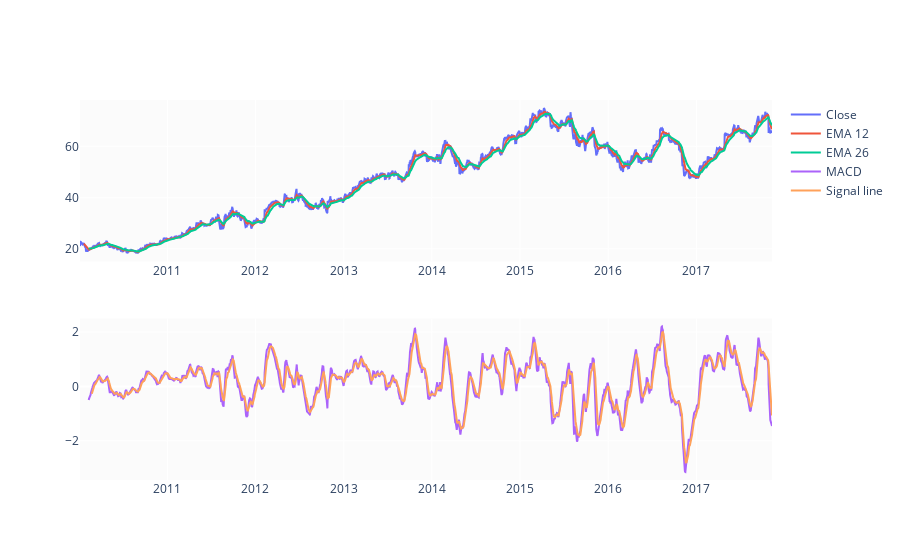

Notebook code for this chart:
### Markdown cell above
#### MACD

### Code cell
EMA_12 = pd.Series(df['Close'].ewm(span=12, min_periods=12).mean())
EMA_26 = pd.Series(df['Close'].ewm(span=26, min_periods=26).mean())
df['MACD'] = pd.Series(EMA_12 - EMA_26)
df['MACD_signal'] = pd.Series(df.MACD.ewm(span=9, min_periods=9).mean())

fig = make_subplots(rows=2, cols=1)
fig.add_trace(go.Scatter(x=df.Date, y=df.Close, name='Close'), row=1, col=1)
fig.add_trace(go.Scatter(x=df.Date, y=EMA_12, name='EMA 12'), row=1, col=1)
fig.add_trace(go.Scatter(x=df.Date, y=EMA_26, name='EMA 26'), row=1, col=1)
fig.add_trace(go.Scatter(x=df.Date, y=df['MACD'], name='MACD'), row=2, col=1)
fig.add_trace(go.Scatter(x=df.Date, y=df['MACD_signal'], name='Signal line'), row=2, col=1)
fig.show()

### Figure 1 — Plotly figure (JSON) as saved in the notebook; plotly's stock layout.template omitted (floating-point values rounded to 4 significant figures; data arrays with more than 128 entries replaced by an {"elided": "..."} marker saying what was removed)
{"data": [{"name": "Close", "type": "scatter", "x": {"elided": "1979 str values"}, "xaxis": "x", "y": {"elided": "1979 float values"}, "yaxis": "y"}, {"name": "EMA 12", "type": "scatter", "x": {"elided": "1979 str values"}, "xaxis": "x", "y": {"elided": "1979 float values"}, "yaxis": "y"}, {"name": "EMA 26", "type": "scatter", "x": {"elided": "1979 str values"}, "xaxis": "x", "y": {"elided": "1979 float values"}, "yaxis": "y"}, {"name": "MACD", "type": "scatter", "x": {"elided": "1979 str values"}, "xaxis": "x2", "y": {"elided": "1979 float values"}, "yaxis": "y2"}, {"name": "Signal line", "type": "scatter", "x": {"elided": "1979 str values"}, "xaxis": "x2", "y": {"elided": "1979 float values"}, "yaxis": "y2"}], "layout": {"xaxis": {"anchor": "y", "domain": [0, 1]}, "xaxis2": {"anchor": "y2", "domain": [0, 1]}, "yaxis": {"anchor": "x", "domain": [0.575, 1]}, "yaxis2": {"anchor": "x2", "domain": [0, 0.425]}}}
